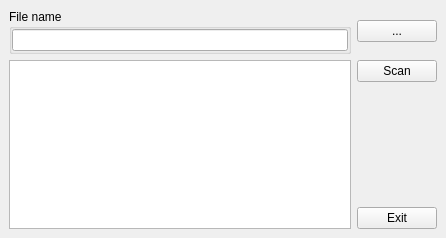
<?xml version="1.0" encoding="UTF-8"?>
<ui version="4.0">
 <class>LiteMainWindow</class>
 <widget class="QMainWindow" name="LiteMainWindow">
  <property name="geometry">
   <rect>
    <x>0</x>
    <y>0</y>
    <width>446</width>
    <height>238</height>
   </rect>
  </property>
  <property name="windowTitle">
   <string notr="true">LiteMainWindow</string>
  </property>
  <widget class="QWidget" name="centralwidget">
   <layout class="QVBoxLayout" name="verticalLayout_2">
    <item>
     <layout class="QHBoxLayout" name="horizontalLayout_4">
      <item>
       <widget class="QGroupBox" name="groupBoxFileName">
        <property name="title">
         <string>File name</string>
        </property>
        <layout class="QHBoxLayout" name="horizontalLayout">
         <property name="leftMargin">
          <number>0</number>
         </property>
         <property name="topMargin">
          <number>0</number>
         </property>
         <property name="rightMargin">
          <number>0</number>
         </property>
         <property name="bottomMargin">
          <number>0</number>
         </property>
         <item>
          <widget class="QLineEdit" name="lineEditFileName"/>
         </item>
        </layout>
       </widget>
      </item>
      <item>
       <widget class="QPushButton" name="pushButtonOpenFile">
        <property name="text">
         <string notr="true">...</string>
        </property>
       </widget>
      </item>
     </layout>
    </item>
    <item>
     <layout class="QHBoxLayout" name="horizontalLayout_2">
      <item>
       <widget class="QPlainTextEdit" name="plainTextEditResult">
        <property name="readOnly">
         <bool>true</bool>
        </property>
       </widget>
      </item>
      <item>
       <layout class="QVBoxLayout" name="verticalLayout">
        <item>
         <widget class="QPushButton" name="pushButtonScan">
          <property name="text">
           <string>Scan</string>
          </property>
         </widget>
        </item>
        <item>
         <spacer name="verticalSpacer">
          <property name="orientation">
           <enum>Qt::Vertical</enum>
          </property>
          <property name="sizeHint" stdset="0">
           <size>
            <width>20</width>
            <height>40</height>
           </size>
          </property>
         </spacer>
        </item>
        <item>
         <widget class="QPushButton" name="pushButtonExit">
          <property name="text">
           <string>Exit</string>
          </property>
         </widget>
        </item>
       </layout>
      </item>
     </layout>
    </item>
   </layout>
  </widget>
 </widget>
 <resources/>
 <connections/>
</ui>
